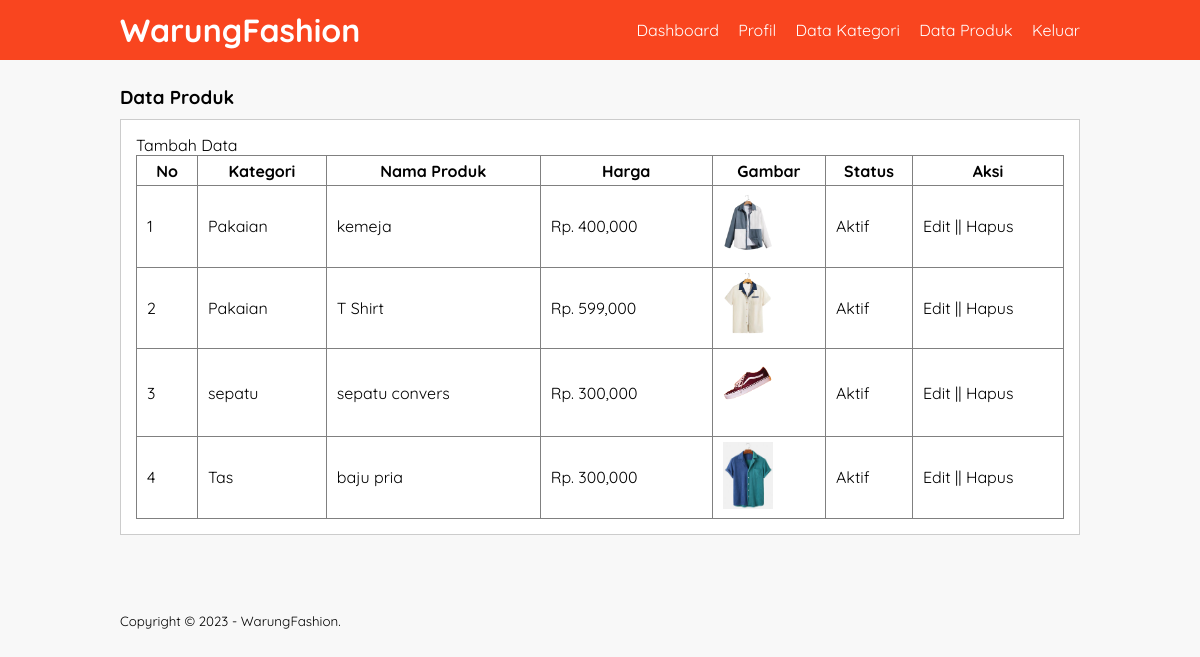
The app's page /data-produk.php (signed in) with its own data.
### tables this page shows
CREATE TABLE `tb_product` (
  `product_id` int(11) NOT NULL,
  `category_id` int(11) NOT NULL,
  `product_name` varchar(100) NOT NULL,
  `product_price` int(11) NOT NULL,
  `product_description` text NOT NULL,
  `product_image` varchar(100) NOT NULL,
  `product_status` tinyint(1) NOT NULL,
  `date_created` timestamp NOT NULL DEFAULT current_timestamp()
);

CREATE TABLE `tb_category` (
  `category_id` int(11) NOT NULL,
  `category_name` varchar(25) NOT NULL
);

### data-produk.php (the view, shortened to what this page needs)
<?php
	include 'db.php';
?>
<!DOCTYPE html>
<html>
<head>
	<link rel="stylesheet" type="text/css" href="css/style.css">
</head>
<body>
	<header>
		<div class="container">
			<h1><a href="dashboard.php">WarungFashion</a></h1>
			<ul>
				<li><a href="dashboard.php">Dashboard</a></li>
				<li><a href="profil.php">Profil</a></li>
				<li><a href="data-kategori.php">Data Kategori</a></li>
				<li><a href="data-produk.php">Data Produk</a></li>
				<li><a href="keluar.php">Keluar</a></li>
			</ul>
		</div>
	</header>
	<div class="section">
		<div class="container">
			<h3>Data Produk</h3>
			<div class="box">
				<p><a href="tambah-produk.php">Tambah Data</a></p>
				<table border="1" cellspacing="0" class="table">
					<thead>
						<tr>
							<th width="60px">No</th>
							<th>Kategori</th>
							<th>Nama Produk</th>
							<th>Harga</th>
							<th>Gambar</th>
							<th>Status</th>
							<th width="150px">Aksi</th>
						</tr>
					</thead>
					<tbody>
						<?php
							$no = 1;
							$produk = mysqli_query($conn, "SELECT * FROM tb_product LEFT JOIN tb_category USING (category_id) ORDER BY product_id DESC");
							if(mysqli_num_rows($produk) > 0){
							while($row = mysqli_fetch_array($produk)){
						?>
						<tr>
							<td><?php echo $no++ ?></td>
							<td><?php echo $row['category_name'] ?></td>
							<td><?php echo $row['product_name'] ?></td>
							<td>Rp. <?php echo number_format($row['product_price']) ?></td>
							<td><a href="produk/<?php echo $row['product_image'] ?>" target="_blank"> <img src="produk/<?php echo $row['product_image'] ?>" width="50px"> </a></td>
							<td><?php echo ($row['product_status'] == 0)? 'Tidak Aktif':'Aktif'; ?></td>
							<td>
								<a href="edit-produk.php?id=<?php echo $row['product_id'] ?>">Edit</a> || <a href="proses-hapus.php?idp=<?php echo $row['product_id'] ?>" onclick="return confirm('Yakin ingin hapus ?')">Hapus</a>
							</td>
						</tr>
						<?php }}else{ ?>
							<tr>
								<td colspan="7">Tidak ada data</td>
							</tr>
						<?php } ?>
					</tbody>
				</table>
			</div>
		</div>
	</div>
	<footer>
		<div class="container">
			<small>Copyright &copy; 2023 - WarungFashion.</small>
		</div>
	</footer>
</body>
</html>

### css/style.css (style rules this page uses)
* { padding: 0; margin: 0; font-family: "Quicksand", sans-serif; }
body { background-color: #f8f8f8; }
a { color: inherit; text-decoration: none; }
header { background-color: #f9451f; color: #fff; }
header h1 { float: left; padding: 10px 0; }
header ul { float: right; }
header ul li { display: inline-block; }
header ul li a { padding: 20px 0 20px 15px; display: inline-block; }
footer { padding: 25px 0; }
.container { width: 80%; margin: 0 auto; }
.container:after { content: ""; display: block; clear: both; }
.section { padding: 25px 0; }
.box { background-color: #fff; border: 1px solid #ccc; padding: 15px; box-sizing: border-box; margin: 10px 0 25px 0; }
.box:after { content: ""; display: block; clear: both; }
.table { width: 100%; border-collapse: collapse; }
.table tr { height: 30px; }
.table tr td { padding: 5px 10px; }

### records on screen
tb_product: category.category_name "Pakaian", product_name "kemeja", product_price "400,000", product_image (picture), product_status "Aktif"
tb_product: category.category_name "Pakaian", product_name "T Shirt", product_price "599,000", product_image (picture), product_status "Aktif"
tb_product: category.category_name "sepatu", product_name "sepatu convers", product_price "300,000", product_image (picture), product_status "Aktif"
tb_product: category.category_name "Tas", product_name "baju pria", product_price "300,000", product_image (picture), product_status "Aktif"
